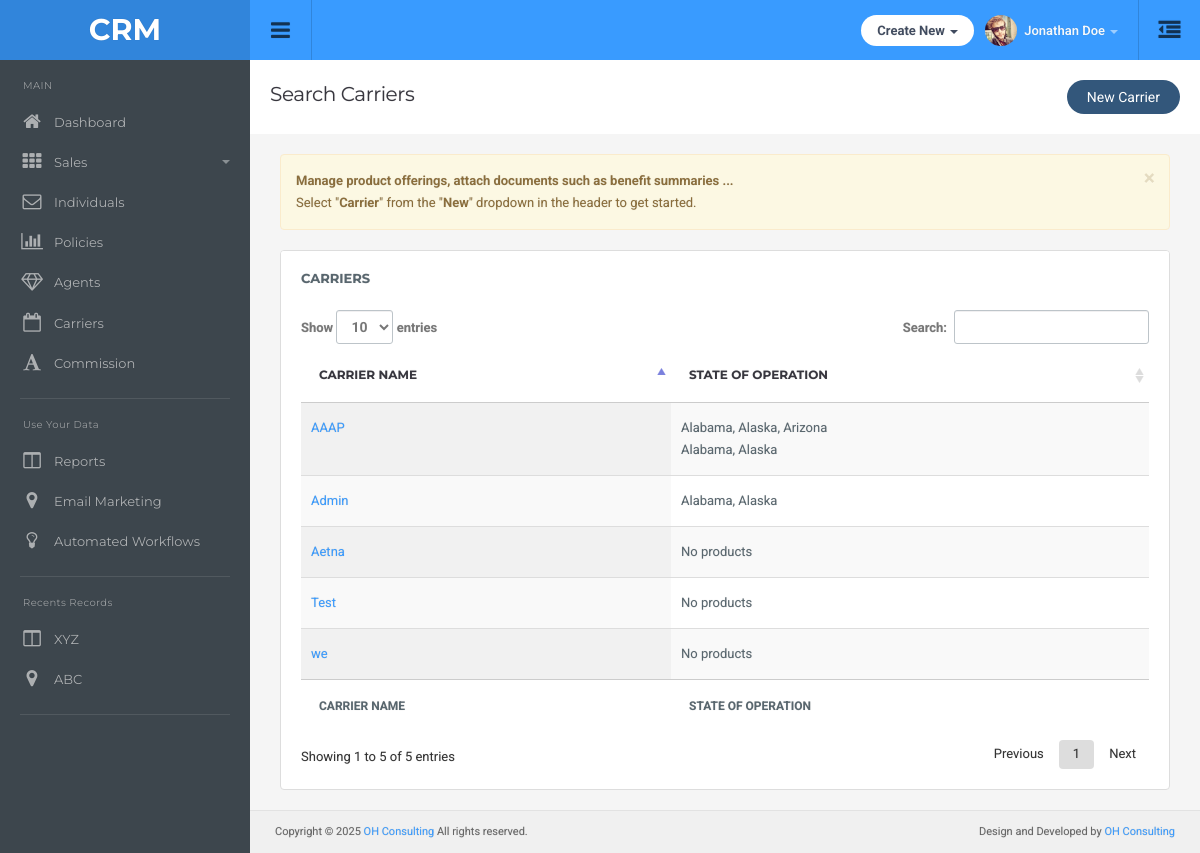
The page /carriers/ on the database as committed earlier.
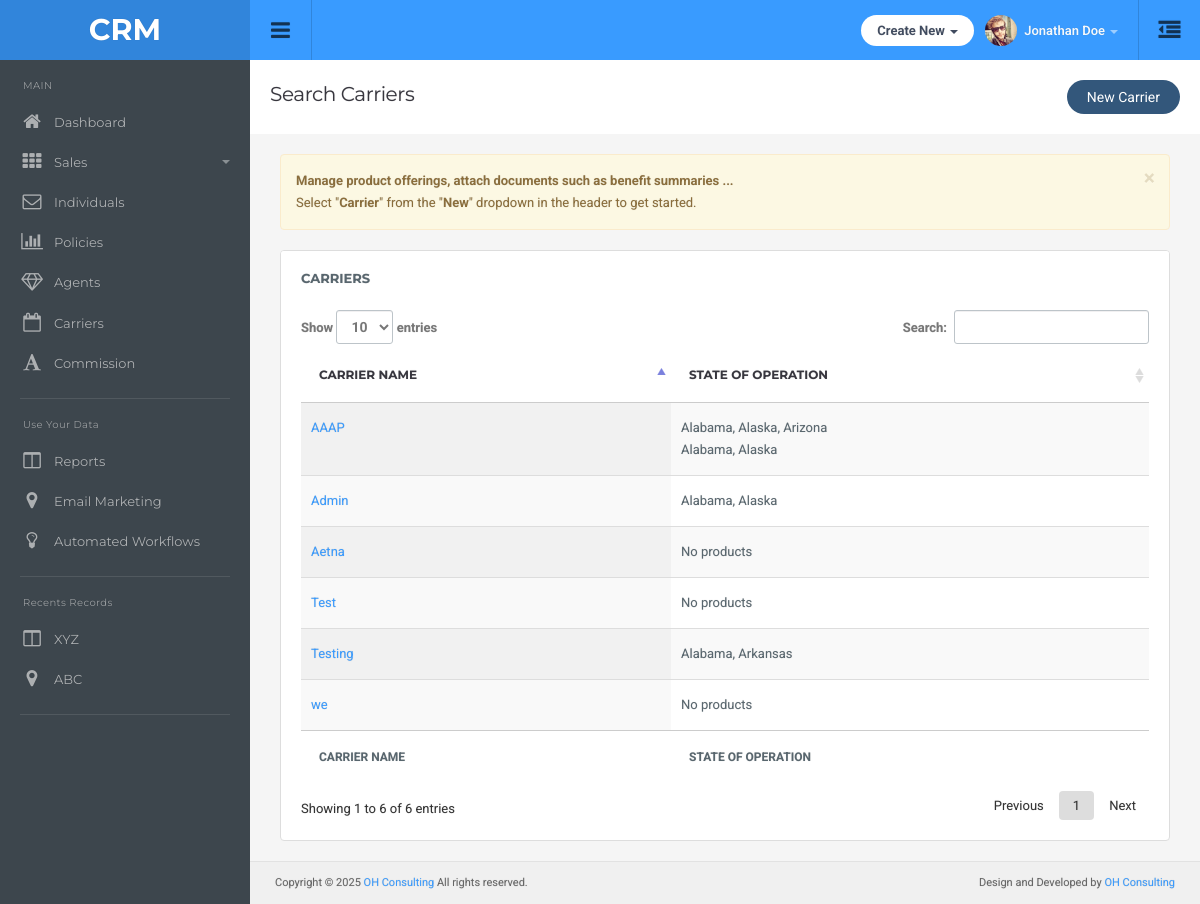
The same page on the database as committed later.
### main/models.py (models this page shows, shortened)
class Carrier(models.Model):
    name = models.CharField(max_length=100)

class CarrierProduct(models.Model):
    COVERAGE_CHOICES = [
        ('Medical', 'Medical'),
        ('Dental', 'Dental'),
        ('Vision', 'Vision'),
    ]
    carrier = models.ForeignKey(Carrier, on_delete=models.CASCADE, related_name='products')
    coverage_type = models.CharField(max_length=50, choices=COVERAGE_CHOICES)
    product_name = models.CharField(max_length=255)
    effective_date = models.DateField(null=True, blank=True)
    term_date = models.DateField(null=True, blank=True)
    description = models.TextField(blank=True, null=True)
    benefit_summary = models.FileField(upload_to='product_files/', null=True, blank=True)
    plan_grid = models.FileField(upload_to='product_files/', null=True, blank=True)
    brochure = models.FileField(upload_to='product_files/', null=True, blank=True)
    states = MultiSelectField(choices=STATE_CHOICES, null=True,blank=True)
    modified_at = models.DateTimeField(auto_now=True)

### main/views.py (the view)
# urls.py: path('carriers/', views.carrier_list, name='carrier_list'),
def carrier_list(request):
    carriers = Carrier.objects.all()
    return render(request, 'carrier/carrierlist.html', {'carriers': carriers})

### templates/carrier/carrierlist.html (shortened to what this page needs)
{% extends "dashboard/base.html" %}
{% load static %}
{% block main-content %}
<div class="page-header" style="display: flex; align-items: center; justify-content: space-between;">
    <h1 class="title">Search Carriers</h1>
    <div style="display: flex; align-items: center; gap: 15px;">
        <button type="button" class="btn btn-rounded btn-primary" data-toggle="modal" data-target="#newCarrierModal">
            New Carrier
        </button>
    </div>
</div>
<div class="alert alert-warning alert-dismissible" role="alert">
    <button type="button" class="close" data-dismiss="alert" aria-label="Close">
      <span aria-hidden="true">&times;</span>
    </button>
    <strong>Manage product offerings, attach documents such as benefit summaries ...</strong><br>
    Select "<strong>Carrier</strong>" from the "<strong>New</strong>" dropdown in the header to get started.
</div>
<div class="row">
    <div class="col-md-12">
        <div class="panel panel-default">
        <div class="panel-title">
            Carriers
        </div>
        <div class="panel-body table-responsive">
            <table id="example0" class="table display">
                <thead>
                    <tr>
                        <th>Carrier Name</th>
                        <th>state of Operation</th>
                    </tr>
                </thead>
                <tfoot>
                    <tr>
                        <th>Carrier Name</th>
                        <th>state of Operation</th>
                    </tr>
                </tfoot>
                <tbody>
                    {% for i in carriers %}
                    <tr>
                        <td><a href="{% url 'carrier_detail' i.id %}">{{ i.name }}</a></td>
                        <td>
                            {% for product in i.products.all %}
                                {% if product.states %}
                                    {{ product.states|join:", " }}<br>
                                {% endif %}
                            {% empty %}
                                No products
                            {% endfor %}
                        </td>
                    </tr>
                    {% endfor %}
                </tbody>
            </table>
        </div>
        </div>
    </div>
</div>
{% endblock %}

Rows that differ between the two databases and show on the page:
added Carrier: name "Testing"
added CarrierProduct: states "Alabama, Arkansas", shown under "Testing"
Other text that changed with them:
text written by a page script: "Show entries Search: Showing 1 to 5 of 5 entries Previous 1 Next" → "Show entries Search: Showing 1 to 6 of 6 entries Previous 1 Next"
